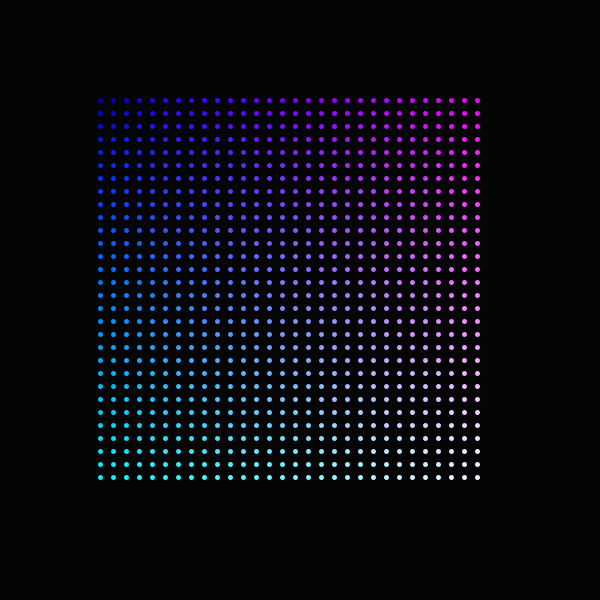
Frame 1 (no input)
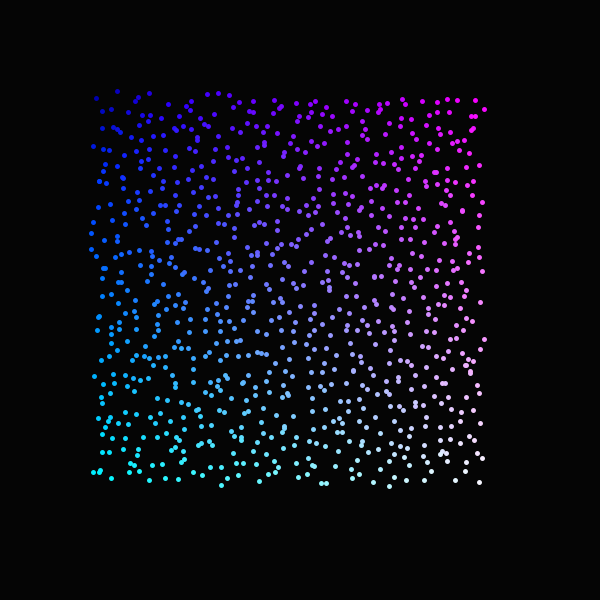
Frame 60 (the mouse pressed at the canvas centre just before this capture)
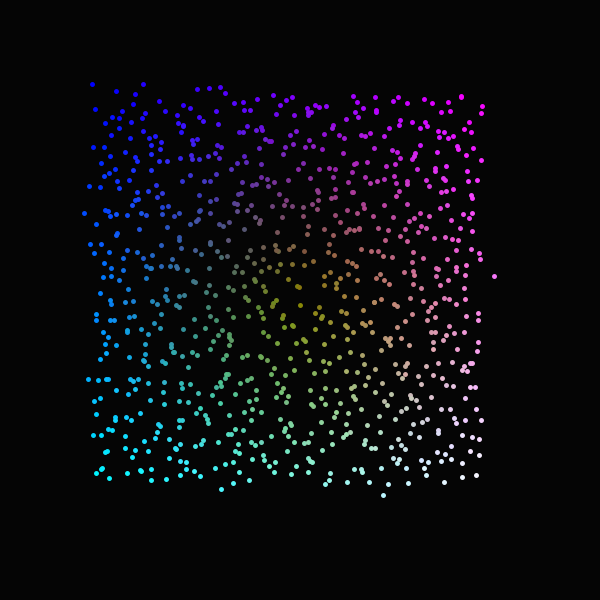
Frame 120 (the mouse held since frame 60 and released just before this capture)

The Processing sketch that drew these frames (run headless with seeded random() and noise(); from frame 60 on, the mouse is pressed at the canvas centre):

// Processing sketch: array_2d_4
// ── array_2d_4.pde
int COLS_NUM = 30;
int ROWS_NUM = 30;

float[][] posx = new float[COLS_NUM][ROWS_NUM];
float[][] posy = new float[COLS_NUM][ROWS_NUM];

void setup() {
  size(600, 600);

  float xStepAmount = (width-200)/(posx.length - 1);
  float yStepAmount = (height-200)/(posx[0].length - 1);

  for (int i = 0; i < posx.length; i++) {
    for (int j = 0; j < posx[0].length; j++) {
      posx[i][j] = 100 + i * xStepAmount;
      posy[i][j] = 100 + j * yStepAmount;
    }
  }

  strokeWeight(5);
  stroke(255);
}

void draw() {
  background(5);

  for (int i = 0; i < posx.length; i++) {
    for (int j = 0; j < posx[0].length; j++) {
      float r = map(i,0,posx.length,0,255);
      float g = map(j,0,posx[0].length,0,255);
      float b = map(dist(mouseX,mouseY,posx[i][j],posy[i][j]),0,200,0,255);
      stroke(r,g,b);
      point(posx[i][j], posy[i][j]);
      posx[i][j] += random(-1,1);
      posy[i][j] += random(-1,1);
    }
  }
}
